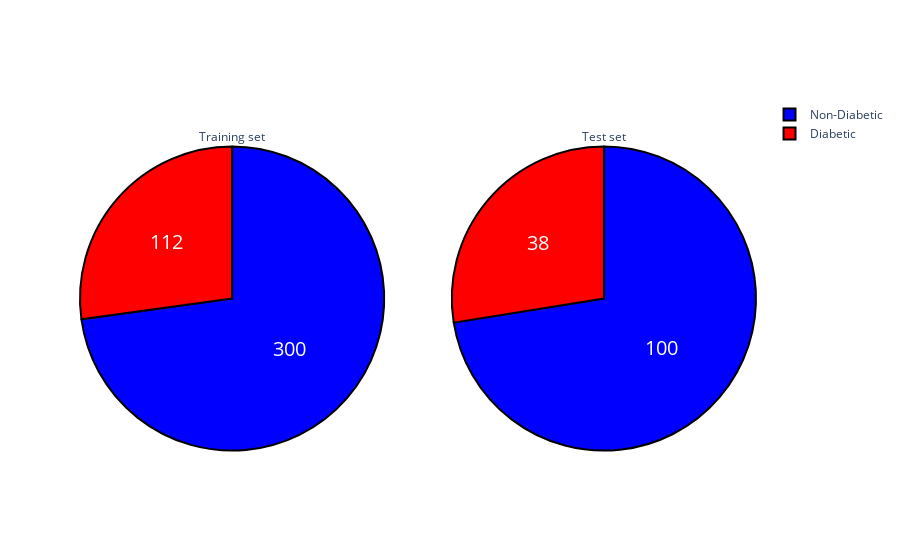

Notebook cell for this chart:
### Markdown cell above
#### Data Splitting

### Code cell
# What is the best TEST_SIZE? 
TEST_SIZE = 0.25

X_train, X_test, y_train, y_test = train_test_split(X, y, test_size=TEST_SIZE, \
                                                    random_state=42)

utils.plot_train_test_class(y_train, y_test)

### Figure 1 — Plotly figure (JSON) as saved in the notebook; plotly's stock layout.template omitted (floating-point values rounded to 4 significant figures)
{"data": [{"domain": {"x": [0, 0.45], "y": [0, 1]}, "hoverinfo": "label+percent", "labels": ["Non-Diabetic", "Diabetic"], "marker": {"colors": ["blue", "red"], "line": {"color": "#000000", "width": 2}}, "textfont": {"size": 20}, "textinfo": "value", "title": {"text": "Training set"}, "type": "pie", "values": [300, 112]}, {"domain": {"x": [0.55, 1], "y": [0, 1]}, "hoverinfo": "label+percent", "labels": ["Non-Diabetic", "Diabetic"], "marker": {"colors": ["blue", "red"], "line": {"color": "#000000", "width": 2}}, "textfont": {"size": 20}, "textinfo": "value", "title": {"text": "Test set"}, "type": "pie", "values": [100, 38]}], "layout": {"autosize": true}}
